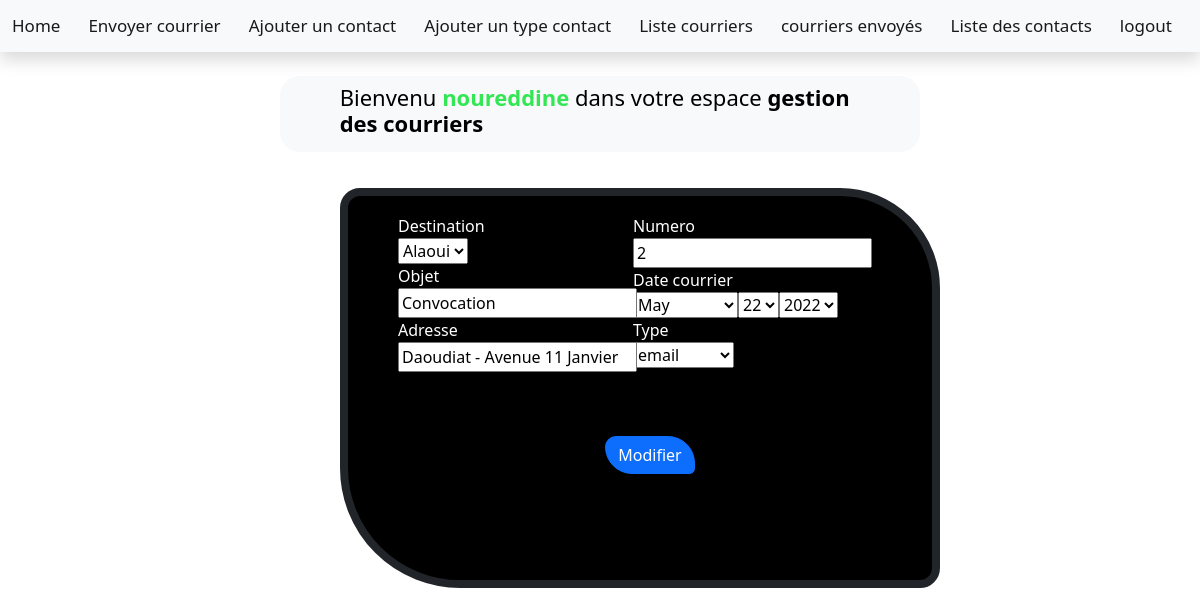
/updatecourtrans/2 (signed in), run on the app's committed database.
### courriers/models.py (models this page shows)
class Courrierdepart(models.Model):
    numero=models.PositiveIntegerField(max_length=10,unique=True)
    date_courrier=models.DateField()
    type=models.ForeignKey('Nature',on_delete=models.CASCADE)
    destination=models.ForeignKey('Contact',on_delete=models.CASCADE)
    adresse=models.TextField(max_length=50)
    objet=models.TextField(max_length=60)

### courriers/views.py (the view)
# urls.py: path('updatecourtrans/<int:id>',views.updatecourtrans,name="updatecourtrans"),
@login_required(login_url='updatecourtrans')
def updatecourtrans(request,id):
    courrier=Courrierdepart.objects.get(id=id)
    formcourrier=Courrierdepartform(instance=courrier)
    template=loader.get_template('updatecourriertrans.html')
    context={
        'formcourrier':formcourrier,
        'courrier':courrier
    }
    return HttpResponse(template.render(context, request))

### courriers/forms.py
class Courrierdepartform(forms.ModelForm):
    numero=forms.NumberInput()
    date_courrier=forms.DateField(widget=forms.SelectDateWidget)
    adresse=forms.CharField(max_length=50)
    objet=forms.CharField(max_length=50)
    class Meta:
        model=Courrierdepart
        fields=['numero','date_courrier','type','destination','adresse','objet']

### courriers/models.py (called while the page is built)
    def __str__(self):
        return self.nom

    def __str__(self):
        return self.nom

### courriers/templates/updatecourriertrans.html (shortened to what this page needs)
<!DOCTYPE html>
<html lang="en">
<head>
  <link href="https://cdn.jsdelivr.net/npm/bootstrap@5.1.3/dist/css/bootstrap.min.css" rel="stylesheet">
</head>
<body style="background-color:#ffffff">
    {% load static %}
    {% include 'agenttransmissionafter.html'%}
    <div class="box">
    <form  action="updatecourtransmission/{{courrier.id}}"method="post">
      <div class="form-group last" id="partie1">
        <label for="">Numero</label>
        <br>
          {{ formcourrier.numero }}
          <br>
        <label for="">Date courrier</label>
        <br>
          {{ formcourrier.date_courrier }}
        <br>
        <label for="">Type</label>
        <br>
          {{ formcourrier.type}}
        <br>
      </div>
      <div class="form-group last" id="partie2">
        <label for="date">Destination</label>
        <br>
          {{ formcourrier.destination }}
        <br>
        <label for="date">Objet</label>
        <br>
          {{ formcourrier.objet }}
        <br>
        <label for="numero_ordre">Adresse</label>
        <br>
        {{ formcourrier.adresse }}
        </div>
     <br>
     <br>
     <br>
     <br>
     <br>
     <br>
     <br>
     <br>
     <br>
     <br>
      <center>
        <button type="submit" id="btn" class="btn btn-primary">Modifier</button>
          </center>
        </div>
</body>
</html>

### courriers/templates/agenttransmissionafter.html (shortened to what this page needs)
<!DOCTYPE html>
<html lang="en">
<head>
  <link href="https://cdn.jsdelivr.net/npm/bootstrap@5.1.3/dist/css/bootstrap.min.css" rel="stylesheet">
</head>
   {% load static %}
  </head>
   <nav class="navbar navbar-expand-sm navbar-light bg-light shadow">
  <div class="container-fluid">
    <a class="navbar-brand" href="/hometransmission">Home</a>
    <a class="navbar-brand" href="/envoyercourrier">Envoyer courrier</a>
    <a class="navbar-brand" href="/enregistrercontact">Ajouter un contact</a>
    <a class="navbar-brand" href="/addtypecontact">Ajouter un type contact</a>
    <a class="navbar-brand" href="/courrierstrans">Liste courriers</a>
    <a class="navbar-brand" href="/courriersenv">courriers envoyés</a>
    <a class="navbar-brand" href="/contacttrans">Liste des contacts</a>
    <a class="navbar-brand" href="/logout">logout</a>
    </div>
</nav>
<br>
<nav class="navbar navbar-expand-sm navbar-light bg-light" id="title">&nbsp&nbsp&nbsp&nbsp&nbsp
<h3>Bienvenu <strong style="color:rgb(50, 231, 83)";>{{user}}</strong> dans votre espace <strong style="color:rgb(0, 0, 0)">gestion des courriers</strong></h2>
</nav>
<body style="background-color:#ffffff">
</body>
    </body>
</html>

### courriers/templates/agenttransmissionafter.html (style rules this page uses)
h3 { font-size:22px; color:rgb(0, 0, 0); margin-right:55px }
#title { margin-right:280px; margin-left:280px; border-radius:20px 20px 20px 20px }
.navbar-brand { font-size:17px; color:white; }

### courriers/templates/updatecourriertrans.html (style rules this page uses)
.box { width:50%; border:8px solid; height:400px; margin-left:340px; margin-top:3%; padding-right:10px; border-radius:20px 100px 20px 120px ; background-color:black }
#partie1 { width 20%; display:inline-block; float:right; margin-right:50px; margin-top:3%; }
#partie2 { width:30%; display:inline-block; margin-left:50px; float : left; margin-top:3%; }
#btn { margin-left:30px; border-radius:40px 100px 20px 100px }
label { color:white; }

### data on the page
Courrierdepart: numero "2", type "email", destination "Alaoui", objet "Convocation", adresse "Daoudiat - Avenue 11 Janvier"

### other printed values
{{ user }} "noureddine"
